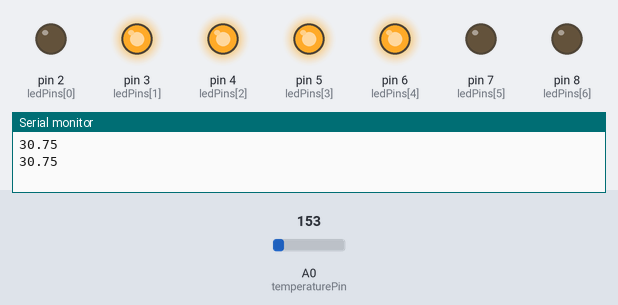
This sketch was run on a simulated Arduino Uno, built with avr-gcc and run on an emulated ATmega328P. Parts: output pins drawn as LEDs (lit = HIGH), the last lines printed to the serial monitor. Inputs (shaded band) come from the test bench; at power-on: A0 (temperaturePin) = 153.

Above: at 1.8 s.
1.9 s: A0 (temperaturePin) set to 154
At 2.8 s:
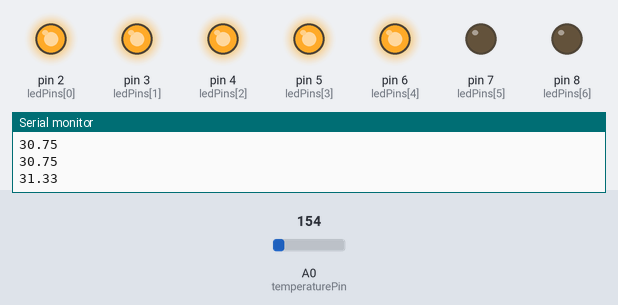
3.5 s: A0 (temperaturePin) set to 165
At 4.3 s:
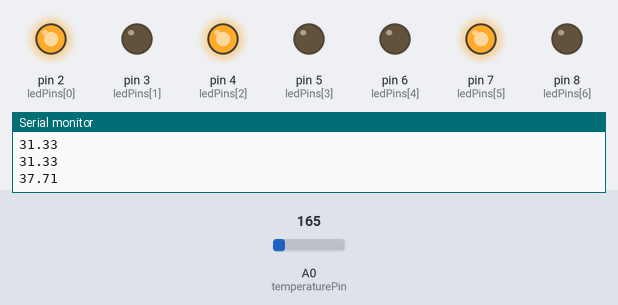
5.5 s: A0 (temperaturePin) set to 175
At 7.1 s:
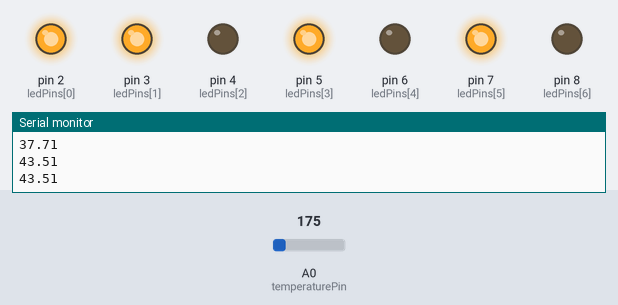
7.5 s: A0 (temperaturePin) set to 191
At 8.7 s:
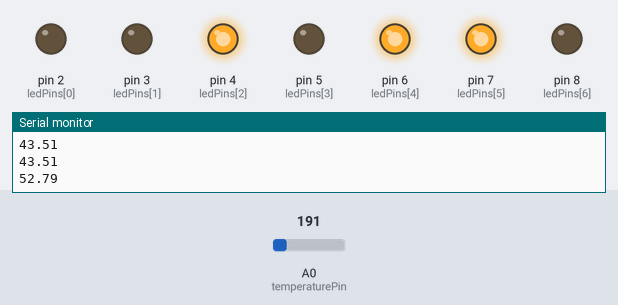
9.5 s: A0 (temperaturePin) set to 192
At 11.2 s:
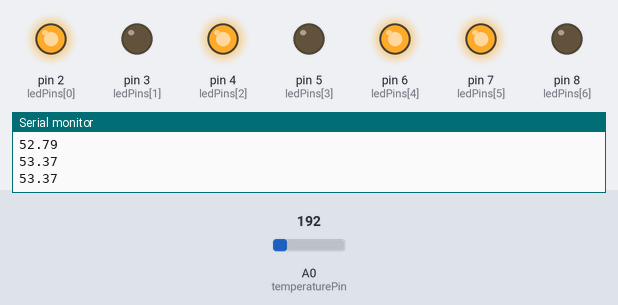
11.5 s: A0 (temperaturePin) set to 221
At 13.0 s:
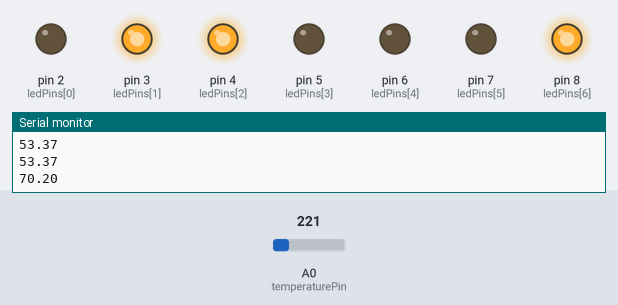
Timing chart, 0 to 14.5 s (numbered marks = the images above; inputs shaded):
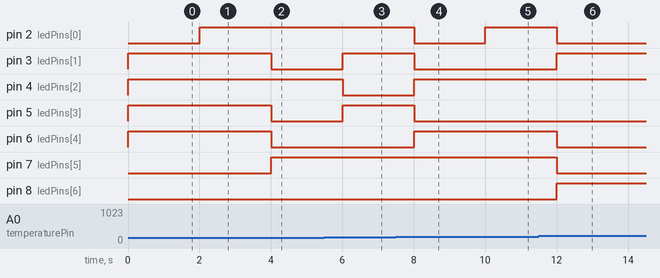

Measured:
- the behaviour switches between 153 and 154 on A0 (temperaturePin) (found by bisection; images 0 and 1)
- the behaviour switches between 191 and 192 on A0 (temperaturePin) (found by bisection; images 4 and 5)
- after the input at 1.9 s, pin 2 (ledPins[0]): LOW → HIGH after 0.10 s
- after the input at 3.5 s, pin 3 (ledPins[1]), pin 5 (ledPins[3]), pin 6 (ledPins[4]): HIGH → LOW after 0.50 s; pin 7 (ledPins[5]): LOW → HIGH after 0.50 s
- after the input at 5.5 s, pin 3 (ledPins[1]), pin 5 (ledPins[3]): LOW → HIGH after 0.50 s; pin 4 (ledPins[2]): HIGH → LOW after 0.50 s
- after the input at 7.5 s, pin 2 (ledPins[0]), pin 3 (ledPins[1]), pin 5 (ledPins[3]): HIGH → LOW after 0.51 s; pin 4 (ledPins[2]), pin 6 (ledPins[4]): LOW → HIGH after 0.51 s
- after the input at 9.5 s, pin 2 (ledPins[0]): LOW → HIGH after 0.51 s
- after the input at 11.5 s, pin 2 (ledPins[0]), pin 6 (ledPins[4]), pin 7 (ledPins[5]): HIGH → LOW after 0.51 s; pin 3 (ledPins[1]), pin 8 (ledPins[6]): LOW → HIGH after 0.51 s

The sketch:

temperature.ino
```cpp
/*
 * Adapted from Vilros LED and temperature sample projects
 * Uses TMP36 sensor
 * Range: -50C to 125C
 * Output: 0V at -50C and 1.75V at 125C
 */
int temperaturePin = 0; // Analog pin connected to TMP36 output
int ledPins[] = {2, 3, 4, 5, 6, 7, 8}; // Digital pins

void setup () {
  Serial.begin(9600); // Start serial connection
  analogReference(EXTERNAL); // Connect 3.3V to reference pin for less noise

  // Configure LED pins for output
  for (int i = 0; i < (sizeof(ledPins) / sizeof(int)); i++) {
    pinMode(ledPins[i], OUTPUT);
  }
}

void loop()
{
  // Analog pin reads 0-1023, which needs to be converted back to
  // voltage to calculate temperature.
  int pinValue = analogRead(temperaturePin);
  float voltage = pinValue * (3.3 / 1024); // Using 3.3V

  // 10 mV per degree with 500 mV offset at 0 degrees Celsius
  // (Voltages under 500 mV indicate negative temperatures)
  // Subtract 500 mV and multiply by 100 to get temperature in Celsius
  float temperatureC = (voltage - 0.5) * 100;
  float temperatureF = temperatureC * 9 / 5 + 32;

  Serial.println(temperatureF); // Write temperature to serial port for recording

  // Illuminate LEDs to display temperature reading on breadboard
  // The value at each pin is (i + 1)^2 so the first time through the loop, the 1
  // pin is set. Then 2, 4, 8, etc. 7 LEDs can display a maximum of 127F.
  int dividend = temperatureF;
  for (int i = 0; i < (sizeof(ledPins) / sizeof(int)); i++) {
    if (dividend % 2 == 0) {
      digitalWrite(ledPins[i], LOW);
    } else {
      digitalWrite(ledPins[i], HIGH);
    }
    dividend /= 2;
  }
  delay(1000); // Pause 1 second
}
```
